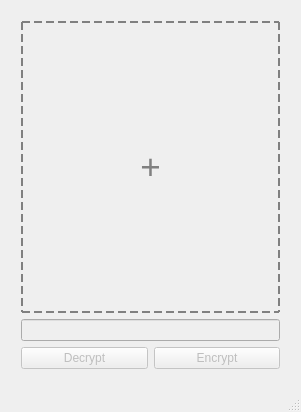
<?xml version="1.0" encoding="UTF-8"?>
<ui version="4.0">
 <class>MainWindow</class>
 <widget class="QMainWindow" name="MainWindow">
  <property name="geometry">
   <rect>
    <x>0</x>
    <y>0</y>
    <width>301</width>
    <height>412</height>
   </rect>
  </property>
  <property name="windowTitle">
   <string>MainWindow</string>
  </property>
  <widget class="QWidget" name="centralwidget">
   <layout class="QGridLayout" name="gridLayout">
    <item row="0" column="0">
     <layout class="QVBoxLayout" name="verticalLayout">
      <property name="leftMargin">
       <number>12</number>
      </property>
      <property name="topMargin">
       <number>12</number>
      </property>
      <property name="rightMargin">
       <number>12</number>
      </property>
      <property name="bottomMargin">
       <number>12</number>
      </property>
      <item>
       <widget class="QLabel" name="select_label">
        <property name="cursor">
         <cursorShape>PointingHandCursor</cursorShape>
        </property>
        <property name="styleSheet">
         <string notr="true">QLabel#select_label{
font-size: 35px;
color: gray;
border: 2px dashed gray;
}</string>
        </property>
        <property name="text">
         <string>+</string>
        </property>
        <property name="alignment">
         <set>Qt::AlignCenter</set>
        </property>
       </widget>
      </item>
      <item>
       <widget class="QLineEdit" name="path_line_edit">
        <property name="enabled">
         <bool>false</bool>
        </property>
       </widget>
      </item>
      <item>
       <layout class="QHBoxLayout" name="horizontalLayout">
        <item>
         <widget class="QPushButton" name="decrypt_button">
          <property name="enabled">
           <bool>false</bool>
          </property>
          <property name="text">
           <string>Decrypt</string>
          </property>
         </widget>
        </item>
        <item>
         <widget class="QPushButton" name="encrypt_button">
          <property name="enabled">
           <bool>false</bool>
          </property>
          <property name="text">
           <string>Encrypt</string>
          </property>
         </widget>
        </item>
       </layout>
      </item>
     </layout>
    </item>
   </layout>
  </widget>
  <widget class="QStatusBar" name="statusbar"/>
 </widget>
 <resources/>
 <connections/>
</ui>
